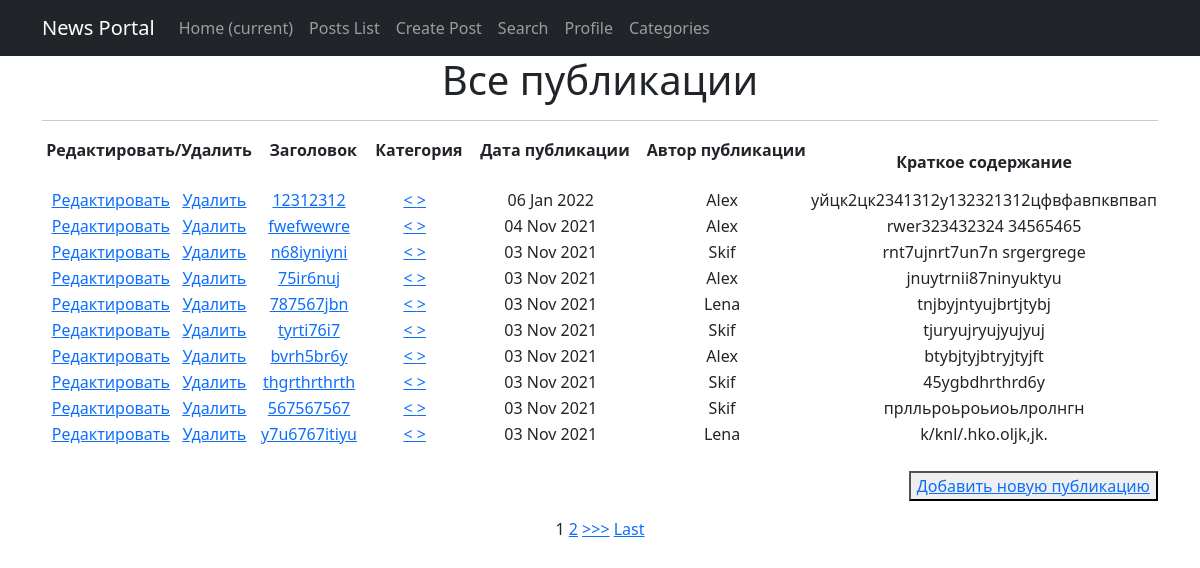
The page /posts/ on the database as committed earlier.
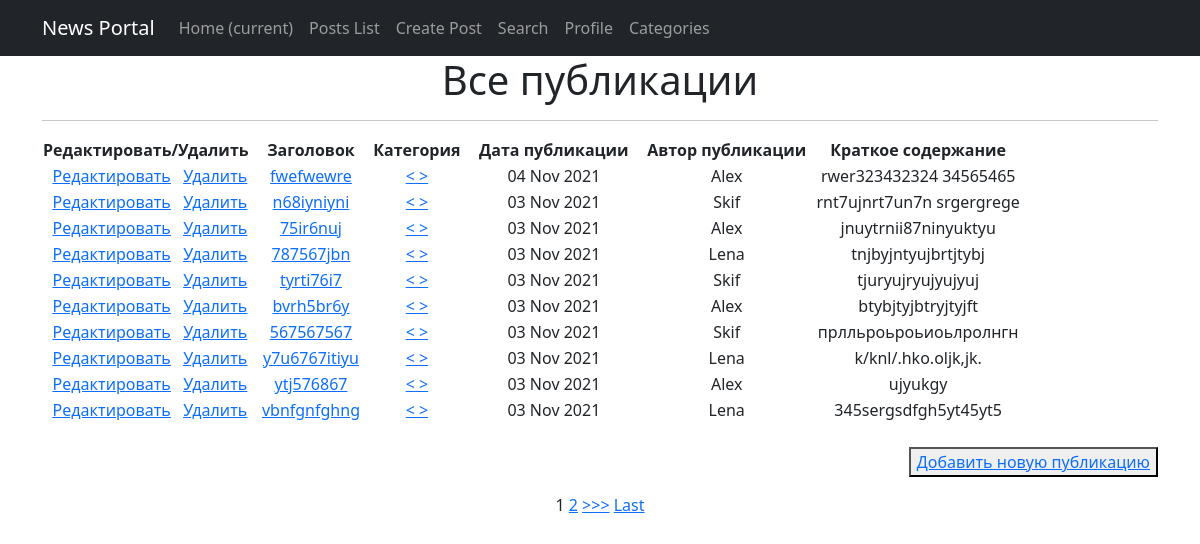
The same page on the database as committed later.
### news/models.py (models this page shows, shortened)
class Post(models.Model):
    article = 'AR'
    news = 'NW'
    kind = [
        (article, 'Статья'),
        (news, 'Новость')
    ]
    author = models.ForeignKey(Author, on_delete=models.CASCADE)
    view = models.CharField(max_length=2, choices=kind, default=article)
    time_of_creation = models.DateTimeField(auto_now_add=True)
    post_category = models.ForeignKey(Category, on_delete=models.CASCADE, verbose_name='Категория(category)')
    title = models.CharField(max_length=128)
    text = models.TextField()
    post_rating = models.IntegerField(default=0)
    class Meta:
        verbose_name = 'Публикация'
        verbose_name_plural = 'Публикации'

class Author(models.Model):
    author_user = models.OneToOneField(User, on_delete=models.CASCADE)
    author_rating = models.IntegerField(default=0)
    class Meta:
        verbose_name = 'Автор'
        verbose_name_plural = 'Авторы'
    def __str__(self):
        return f'{self.author_user}'

### news/views.py (the view)
# urls.py: path('', PostList.as_view(), name='posts'),  # т. к. сам по себе это класс,
class PostList(ListView):
    model = Post
    template_name = 'news/posts.html'
    context_object_name = 'posts'
    ordering = ['-id']  # задаем последовательность отображения по id
    paginate_by = 10  # задаем кол-во отображаемых объектов на странице

### news/templatetags/custom_filters.py (called while the page is built)
@register.filter(name='censor')
def censor(value):
    censor_list = ['мат']
    text = value.split()
    for word in text:
        if word.lower() in censor_list:
            value = value.replace(word, '[CENSORED]')
    return value

### templates/news/posts.html (shortened to what this page needs)
{% extends 'default.html' %}
{% load custom_filters %}
{% block content %}
  <h1>Все публикации</h1>
  <hr>
  {% if posts %}
      <table>
          <tr>
              <td>
                  <b> Редактировать/Удалить &nbsp  </b>
              </td>
              <td>
                  <b> &nbsp Заголовок &nbsp </b>
              </td>
              <td>
                  <b> &nbsp Категория &nbsp </b>
              </td>
              <td>
                  <b> &nbsp Дата публикации &nbsp </b>
              </td>
              <td>
                  <b> &nbsp Автор публикации &nbsp </b>
              </td>
              <td>
                  <b> &nbsp Краткое содержание &nbsp </b>
              </td>
          </tr>
      {% for post in posts %}
          <tr>
              <td>
                  <a href="{% url 'post_update' post.id %}"><u>Редактировать</u></a>  &nbsp
                  <a href="{% url 'post_delete' post.id %}"><u>Удалить</u></a>
              </td>
              <td>
                  <a href="{% url 'post_detail' post.id %}">{{ post.title|censor }}</a>
              </td>
              <td>
                  <a href="{% url 'category_subscription' post.post_category.id %}"> < {{ post.post_category }} > </a>
              </td>
              <td>
                  {{ post.time_of_creation|date:'d M Y'}}
              </td>
              <td>
                  {{ post.author }}
              </td>
              <td>
                  {{ post.text|truncatechars:50|censor }}
              </td>
          </tr>
      {% endfor %}
      </table>
      <br>
      <p align="right">
          <button><a href="{% url 'post_add' %}">Добавить новую публикацию</a></button> <br>
      </p>
      {% if is_paginated %}
          {% for num in page_obj.paginator.page_range %}
              {% if page_obj.number == num %}
                  <a>{{ num }}</a>
              {% elif num > page_obj.number|add:'-3' and num < page_obj.number|add:'3' %}
                  <a href="?page={{ num }}">{{ num }}</a>
              {% endif %}
          {% endfor %}
          {% if page_obj.has_next %}
              <a href="?page={{ page_obj.next_page_number }}">>>></a>
              <a href="?page={{ page_obj.paginator.num_pages }}">Last</a>
          {% endif %}
      {% endif %}
  {% else %}
      <h2>Публикаций нет!</h2>
  {% endif %}
{% endblock content %}

Rows that differ between the two databases and show on the page:
removed Post: title|censor "12312312", time_of_creation "06 Jan 2022", author "Alex", text|censor "уйцк2цк2341312у132321312цфвфавпквпвап"
removed Post: title|censor "thgrthrthrth", time_of_creation "03 Nov 2021", author "Skif", text|censor "45ygbdhrthrd6y"
now on this page (row unchanged): Post: title|censor "ytj576867", time_of_creation "03 Nov 2021", author "Alex", text|censor "ujyukgy"
now on this page (row unchanged): Post: title|censor "vbnfgnfghng", time_of_creation "03 Nov 2021", author "Lena", text|censor "345sergsdfgh5yt45yt5"
